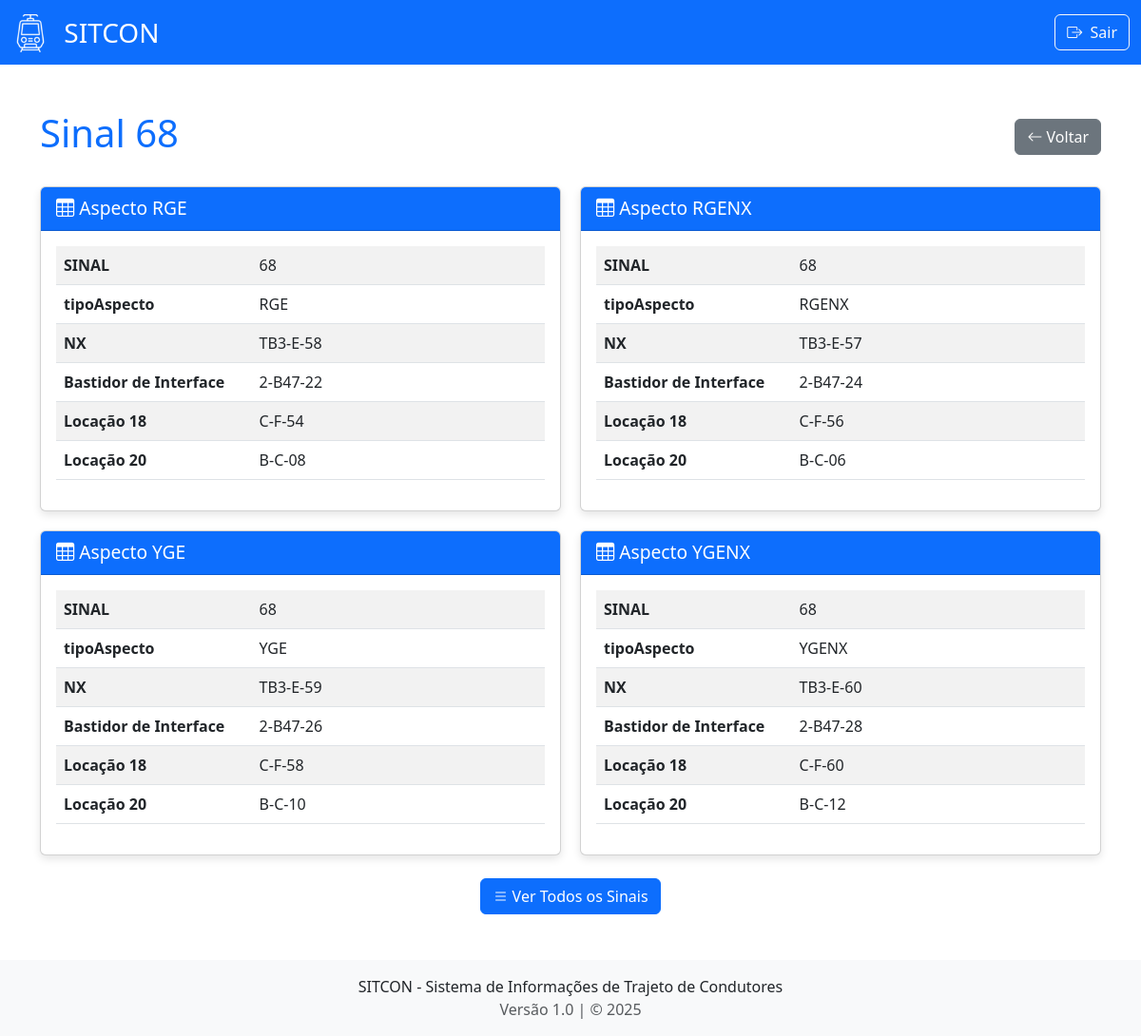
/sinais/68 (signed in), run on the app's committed database.
### models.py (models this page shows, shortened)
class Sinais(db.Model):
    __tablename__ = 'sinais'
    idSinais = db.Column(db.Integer, primary_key=True)
    tipoAspecto = db.Column(db.String(5), primary_key=True)
    L1 = db.Column(db.String(8), nullable=True)
    L2 = db.Column(db.String(8), nullable=True)
    L3 = db.Column(db.String(8), nullable=True)
    L4 = db.Column(db.String(8), nullable=True)
    L5 = db.Column(db.String(8), nullable=True)
    L6 = db.Column(db.String(8), nullable=True)
    L7 = db.Column(db.String(8), nullable=True)
    L8 = db.Column(db.String(8), nullable=True)
    L10 = db.Column(db.String(8), nullable=True)
    tower = db.Column(db.String(8), nullable=True)
    interface = db.Column(db.String(8), nullable=True)
    L14 = db.Column(db.String(8), nullable=True)
    L15 = db.Column(db.String(8), nullable=True)
    L16 = db.Column(db.String(8), nullable=True)
    L18 = db.Column(db.String(8), nullable=True)
    L19 = db.Column(db.String(8), nullable=True)
    L20 = db.Column(db.String(8), nullable=True)
    L21 = db.Column(db.String(8), nullable=True)
    L22 = db.Column(db.String(8), nullable=True)
    L23 = db.Column(db.String(8), nullable=True)

### app.py (the view)
@app.route('/sinais/<sinal_id>')
def sinal_detail(sinal_id):
    if not session.get('logado'):
        return redirect(url_for('login'))
    try:
        amv_number = int(sinal_id)
    except ValueError:
        flash('ID do SINAL inválido', 'error')
        return redirect(url_for('sianais'))
    TRADUCAO_CAMPOS = {
      'idSinais': 'SINAL',
      'tipoAspecto': 'Tipo do Aspecto',
      'L1': 'Locação 1',
        'L2': 'Locação 2',
        'L3': 'Locação 3',
        'L4': 'Locação 4',
        'L5': 'Locação 5',
        'L6': 'Locação 6',
        'L7': 'Locação 7',
        'L9': 'Locação 9',
        'L10': 'Locação 10',
        'tower': 'NX',
        'interface': 'Bastidor de Interface',
        'L14': 'Locação 14',
        'L15': 'Locação 15',
        'L16': 'Locação 16',
        'L17': 'Locação 17',
        'L18': 'Locação 18',
        'L20': 'Locação 20',
        'L21': 'Locação 21',
        'L22': 'Locação 22',
        'L23': 'Locação 23'
    }
    registros = Sinais.query.filter_by(idSinais=sinal_id).all()
    if not registros:
        flash(f'SINAL {sinal_id} não encontrado', 'warning')
        return redirect(url_for('sinal'))
    dados = []
    for registro in registros:
        campos_registro = {}
        for coluna in Sinais.__table__.columns:
            nome_original = coluna.name
            nome_amigavel = nome_original if nome_original == 'tipoAspecto' else TRADUCAO_CAMPOS.get(nome_original, nome_original)
            valor = getattr(registro, nome_original)
            if valor not in [None, '']:
                campos_registro[nome_amigavel] = valor
        dados.append(campos_registro)
    if not dados:
        flash(f'Sinal {sinal_id} não encontrado', 'warning')
        return redirect(url_for('sinais'))
    return render_template('sinal_detail.html',
                        sinal_id=sinal_id,
                        registros=dados)

### templates/sinal_detail.html (shortened to what this page needs)
<!DOCTYPE html>
<html lang="pt-BR">
  <head>
    <link
      href="https://cdn.jsdelivr.net/npm/bootstrap@5.3.0/dist/css/bootstrap.min.css"
      rel="stylesheet"
    />
    <link
      rel="stylesheet"
      href="https://cdn.jsdelivr.net/npm/bootstrap-icons@1.10.0/font/bootstrap-icons.css"
    />
  </head>
  <body>
    <nav class="navbar bg-primary navbar-dark">
      <div class="container-fluid">
        <a class="navbar-brand" href="/sitcon" style="font-size: 28px">
          <img
            src="{{ url_for('static', filename='images/train3.png') }}"
            alt="Logo SITCON"
            width="40"
            height="40"
            class="d-inline-block align-text-top me-2"
          />
          SITCON
        </a>
        <div class="d-flex">
          <a href="{{ url_for('logout') }}" class="btn btn-outline-light">
            <i class="bi bi-box-arrow-right me-1"></i> Sair
          </a>
        </div>
      </div>
    </nav>
    <div class="container mt-5">
      <div class="d-flex justify-content-between align-items-center mb-4">
        <h1 class="text-primary">Sinal {{ sinal_id }}</h1>
        <a href="/sinais" class="btn btn-secondary">
          <i class="bi bi-arrow-left"></i> Voltar
        </a>
      </div>
      <div class="registro-grid">
        <div class="card">
          <div class="card-header bg-primary text-white">
            <i class="bi bi-table"></i> Aspecto RGE
          </div>
          <div class="card-body">
            <div class="table-responsive">
              <table class="table table-striped">
                <tbody>
                  {% if registros|length > 0 %} {% for nome, valor in
                  registros[0].items() %}
                  <tr>
                    <td width="40%"><strong>{{ nome }}</strong></td>
                    <td>{{ valor }}</td>
                  </tr>
                  {% endfor %} {% else %}
                  <tr>
                    <td colspan="2" class="text-center">
                      Nenhum dado disponível
                    </td>
                  </tr>
                  {% endif %}
                </tbody>
              </table>
            </div>
          </div>
        </div>
        <div class="card">
          <div class="card-header bg-primary text-white">
            <i class="bi bi-table"></i> Aspecto RGENX
          </div>
          <div class="card-body">
            <div class="table-responsive">
              <table class="table table-striped">
                <tbody>
                  {% if registros|length > 1 %} {% for nome, valor in
                  registros[1].items() %}
                  <tr>
                    <td width="40%"><strong>{{ nome }}</strong></td>
                    <td>{{ valor }}</td>
                  </tr>
                  {% endfor %} {% else %}
                  <tr>
                    <td colspan="2" class="text-center">
                      Nenhum dado disponível
                    </td>
                  </tr>
                  {% endif %}
                </tbody>
              </table>
            </div>
          </div>
        </div>
        <div class="card">
          <div class="card-header bg-primary text-white">
            <i class="bi bi-table"></i> Aspecto YGE
          </div>
          <div class="card-body">
            <div class="table-responsive">
              <table class="table table-striped">
                <tbody>
                  {% if registros|length > 2 %} {% for nome, valor in
                  registros[2].items() %}
                  <tr>
                    <td width="40%"><strong>{{ nome }}</strong></td>
                    <td>{{ valor }}</td>
                  </tr>
                  {% endfor %} {% else %}
                  <tr>
                    <td colspan="2" class="text-center">
                      Nenhum dado disponível
                    </td>
                  </tr>
                  {% endif %}
                </tbody>
              </table>
            </div>
          </div>
        </div>
        <div class="card">
          <div class="card-header bg-primary text-white">
            <i class="bi bi-table"></i> Aspecto YGENX
          </div>
          <div class="card-body">
            <div class="table-responsive">
              <table class="table table-striped">
                <tbody>
                  {% if registros|length > 3 %} {% for nome, valor in
                  registros[3].items() %}
                  <tr>
                    <td width="40%"><strong>{{ nome }}</strong></td>
                    <td>{{ valor }}</td>
                  </tr>
                  {% endfor %} {% else %}
                  <tr>
                    <td colspan="2" class="text-center">
                      Nenhum dado disponível
                    </td>
                  </tr>
                  {% endif %}
                </tbody>
              </table>
            </div>
          </div>
        </div>
      </div>
      <div class="text-center mt-4">
        <a href="/sinais" class="btn btn-primary">
          <i class="bi bi-list"></i> Ver Todos os Sinais
        </a>
      </div>
    </div>
    <footer class="mt-5 py-3 bg-light">
      <div class="container text-center">
        <p class="mb-0">SITCON - Sistema de Informações de Trajeto de Condutores</p>
        <p class="mb-0 text-muted">Versão 1.0 | &copy; 2025</p>
      </div>
    </footer>
  </body>
</html>

### templates/sinal_detail.html (style rules this page uses)
.card-header { font-size: 1.2rem; }
.card { box-shadow: 0 4px 8px rgba(0, 0, 0, 0.1); height: 100%; }
.table-responsive { max-height: 300px; overflow-y: auto; }
.registro-grid { display: grid; grid-template-columns: repeat(2, 1fr); gap: 20px; }

### data on the page
Sinais: nome "tipoAspecto", tipoAspecto "RGE", nome "NX", tower "TB3-E-58", nome "Bastidor de Interface", interface "2-B47-22", nome "Locação 18", L18 "C-F-54", nome "Locação 20", L20 "B-C-08"
Sinais: nome "tipoAspecto", tipoAspecto "RGENX", nome "NX", tower "TB3-E-57", nome "Bastidor de Interface", interface "2-B47-24", nome "Locação 18", L18 "C-F-56", nome "Locação 20", L20 "B-C-06"
Sinais: nome "tipoAspecto", tipoAspecto "YGE", nome "NX", tower "TB3-E-59", nome "Bastidor de Interface", interface "2-B47-26", nome "Locação 18", L18 "C-F-58", nome "Locação 20", L20 "B-C-10"
Sinais: nome "tipoAspecto", tipoAspecto "YGENX", nome "NX", tower "TB3-E-60", nome "Bastidor de Interface", interface "2-B47-28", nome "Locação 18", L18 "C-F-60", nome "Locação 20", L20 "B-C-12"

### other printed values
{{ sinal_id }} "68"
{{ nome }} "SINAL"
{{ valor }} "68"
